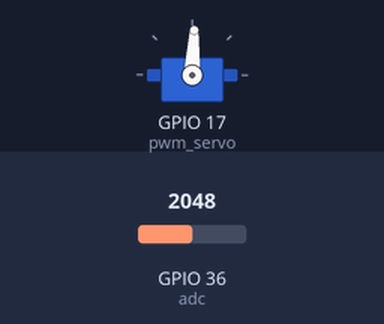
A program run on a simulated ESP32 board running MicroPython. On the bench: servo. The test bench sets the inputs (shaded band); at power-on: GPIO 36 (adc) = 2048 (analog values on the 0–4095 scale). Servo angles are drawn from the pulse width (0.5 ms = 0°, 2.5 ms = 180°); what the program prints to the serial console is not drawn.

Above: at 1.2 s.
1.3 s: GPIO 36 (adc) set to 2866
At 2.0 s:
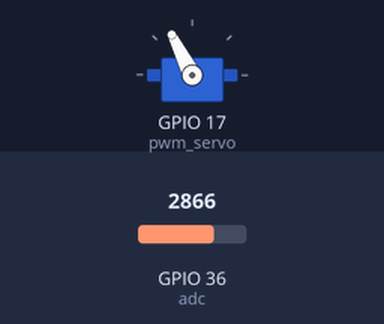
2.8 s: GPIO 36 (adc) set to 3603
At 3.1 s:
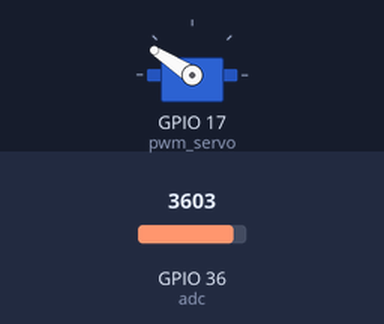
4.3 s: GPIO 36 (adc) set to 4095
At 5.5 s:
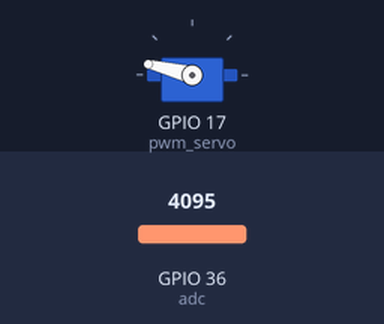
5.8 s: GPIO 36 (adc) set to 1228
At 6.6 s:
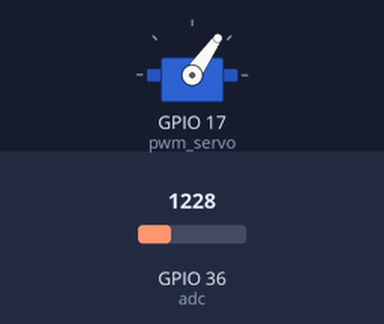
7.3 s: GPIO 36 (adc) set to 491
At 7.7 s:
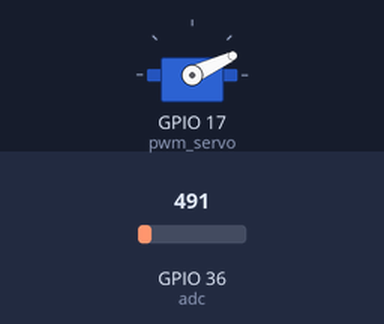
8.8 s: GPIO 36 (adc) set to 80
At 10.1 s:
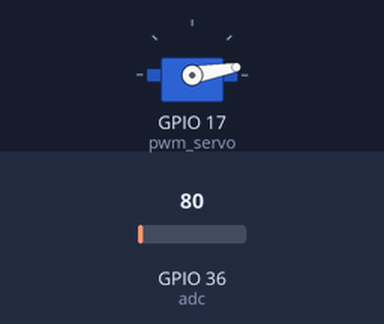
Timing chart, 0 to 11.3 s (numbered marks = the images above; inputs shaded):
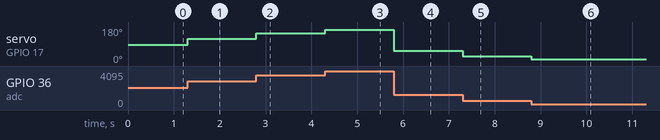

The program:

list3.py
```python
#
# list3
#
import utime
from machine import Pin
from machine import ADC
from machine import PWM

PWM_MIN_DUTY = 0
PWM_MAX_DUTY = 1023
PWM_SERVO_FREQ = 50  # freq of PWM 50Hz 20ms
SERVO_DUTY_MIN = 30  # = PWM_MAX_DUTY * 0.5msec / 20msec + safety margin(4)
SERVO_DUTY_MAX = 120 # = PWM_MAX_DUTY * 2.4msec / 20msec - safety margin(3)
SERVO_DUTY_CENTER = int((SERVO_DUTY_MAX - SERVO_DUTY_MIN)/2) + SERVO_DUTY_MIN

# setup Volume input via ADC
adc = ADC(Pin(36)) # VR input GPIO:36
adc.atten(ADC.ATTN_11DB)

# maximum input voltage of approximately 3.6v
adc.width(ADC.WIDTH_10BIT) # 0-1023
VOL_MAX=1023

# set GPIO AND PWM for Servo
pwm_servo = PWM(Pin(17)) # Servo port GPIO:17
pwm_servo.freq(PWM_SERVO_FREQ)
pwm_servo.duty(SERVO_DUTY_CENTER)
while True:
    vol = adc.read()
    duty = int((SERVO_DUTY_MAX - SERVO_DUTY_MIN) * vol / VOL_MAX) + SERVO_DUTY_MIN
    pwm_servo.duty(duty)

    # for debug
    pulse = 1000 / PWM_SERVO_FREQ * duty / 1023
    print("vol:{:d} duty:{:d}({:.2f}ms)".format(vol,duty, pulse))
```

Measured:
- after the input at 1.3 s, servo on GPIO 17 (pwm_servo): 87° → 117° at once
- after the input at 2.8 s, servo on GPIO 17 (pwm_servo): 117° → 147° at once
- after the input at 4.3 s, servo on GPIO 17 (pwm_servo): 147° → 166° at once
- after the input at 5.8 s, servo on GPIO 17 (pwm_servo): 166° → 55° at once
- after the input at 7.3 s, servo on GPIO 17 (pwm_servo): 55° → 25° at once
- after the input at 8.8 s, servo on GPIO 17 (pwm_servo): 25° → 10° at once
